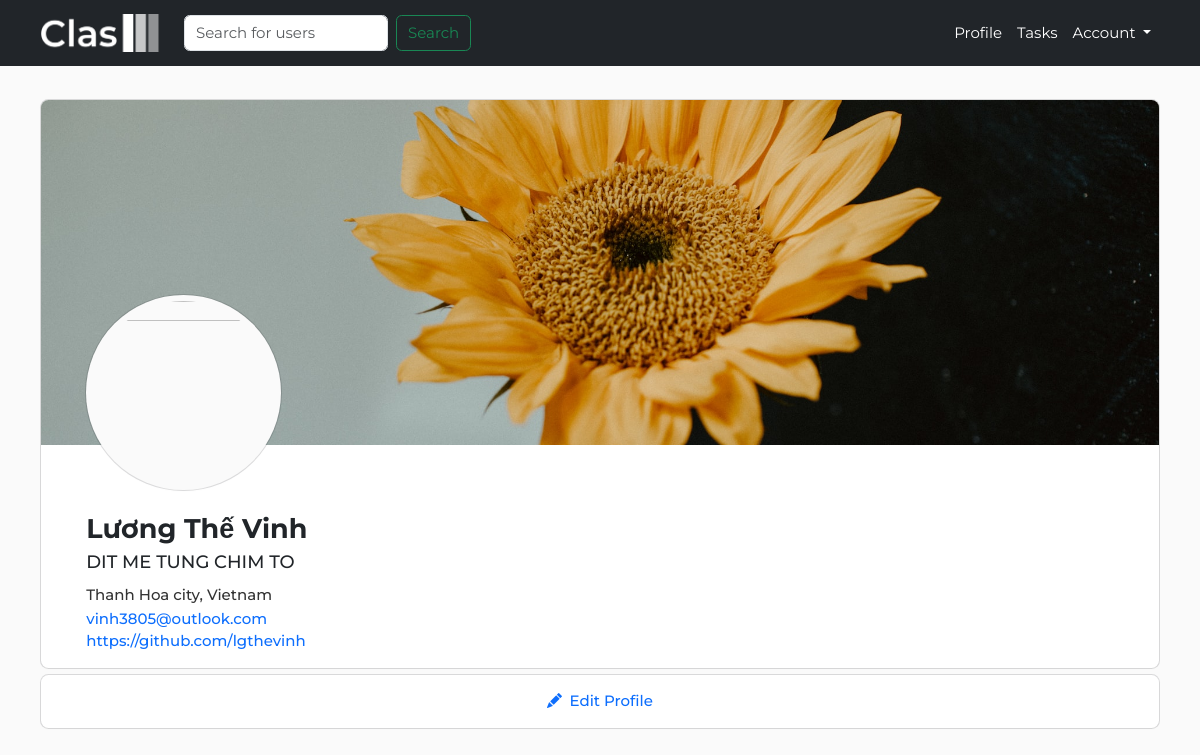
/home/profile (signed in), run on an earlier commit of the app's database.
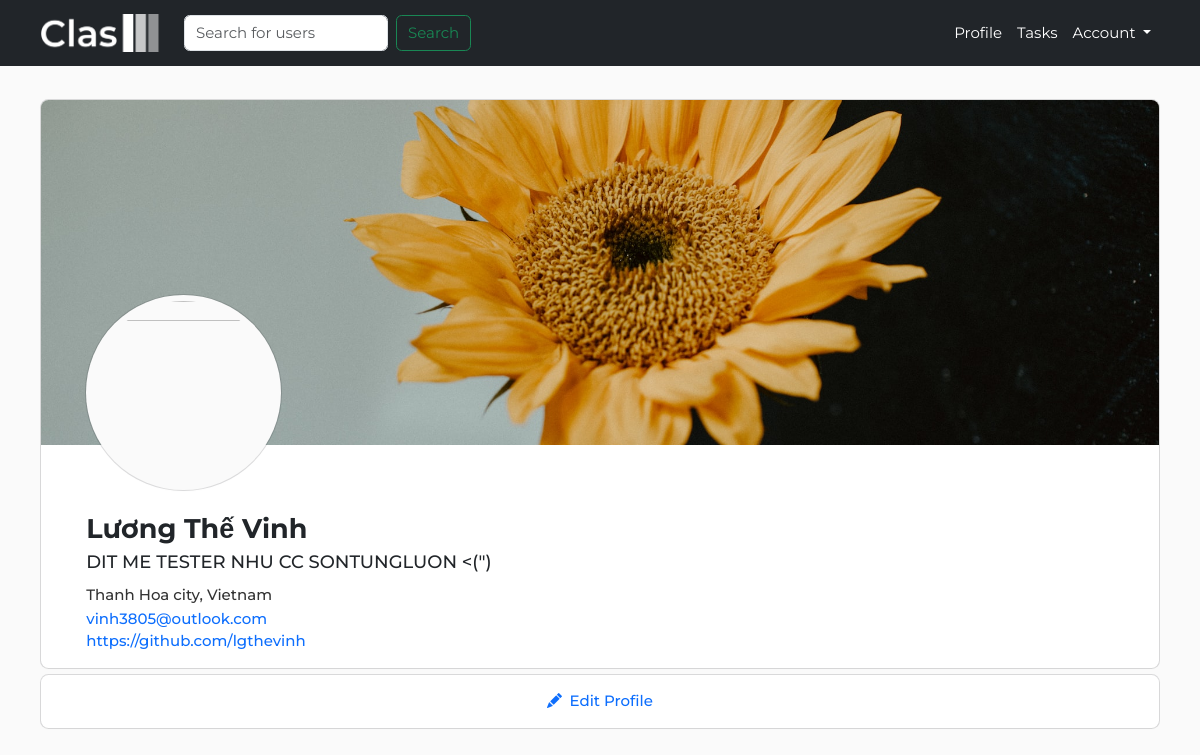
And on a later commit of the database.
### website/models.py (models this page shows)
class User(db.Model, UserMixin):
    id = db.Column(db.Integer, primary_key=True)
    email = db.Column(db.String(150), unique=True, nullable=False)
    password = db.Column(db.String(150), nullable=False)
    date_created = db.Column(db.DateTime(timezone=True), default=func.now())
    tasks = db.relationship('Task')
    fullname = db.Column(db.String(150), nullable=False)
    city = db.Column(db.String(50))
    country = db.Column(db.String(50))
    bio = db.Column(db.String(100))
    url = db.Column(db.String(150))

### website/views.py (the view)
@views.route('/profile')
@login_required
def profile():
    return render_template('profile.html', user=current_user)

### website/__init__.py (called while the page is built)
def create_app():
    app = Flask(__name__)
    app.config['SECRET_KEY']='clas-steam'
    app.config['SQLALCHEMY_DATABASE_URI'] = f'sqlite:///{DB_NAME}'
    from .views import views
    from .auth import auth
    db.init_app(app)
    with app.app_context():
        db.create_all()
    from .models import User
    app.register_blueprint(auth, url_prefix='/')
    app.register_blueprint(views, url_prefix='/home')
    login_manager = LoginManager()
    login_manager.login_view = 'auth.login'
    login_manager.init_app(app)
    @login_manager.user_loader
    def load_user(id):
        return User.query.get(int(id))
    return app

### website/templates/profile.html (shortened to what this page needs)
{% extends 'main.html' %}
{% block meta %}
    <link rel="stylesheet" href="{{ url_for('static', filename='css/profile.css' ) }}">
{% endblock %}
{% block section %}
    <div class="d-flex flex-column w-100">
        <section class="personal-info rounded-3 bg-white box-shadow" style="height: fit-content; width: 100%;">
            <div class="banner w-100" style="height: 23em;">
                <img class="object-fit-cover rounded-top-3" src="{{ url_for('static', filename='images/banner-placeholder.jpg' ) }}" alt="" style="width: 100%; height: 100%;">
            </div>
            <div class="d-flex flex-column bg-white rounded-bottom-3 mx-lg-5 mx-3 mx-sm-3 py-3">
                <div class="d-flex rounded-circle justify-content-center avatar box-shadow">
                    <img src="https://avatars.githubusercontent.com/u/107859471?v=4" alt="" class="align-self-center avatar-image rounded-circle">
                </div>
                <div class="w-100 info">
                    <div class="name"><p class="space-none"> {{ user.fullname }} </p></div>
                    {% if user.bio %}
                    <div class="bio"><p class="space-none">{{ user.bio }}</p></div>
                    {% endif %}
                    {% if user.city or user.country %}
                    <div class="city-country"><p class="space-none">
                        {% if user.city %}
                        {{ user.city }} city,
                        {% endif %}
                        {% if user.country %}
                        {{ user.country }}
                        {% endif %}
                        </p>
                    </div>
                    {% endif %}
                    <div class="email"><a class="space-none text-primary" href="mailto:{{ user.email }}">{{ user.email }}</a></div>
                    {% if user.url %}
                    <div class="website"><a class="space-none text-primary" href="{{ user.url }}">{{ user.url }}</a></div>
                    {% endif %}
                </div>
            </div>
        </section>
        <button type="button" class="d-flex align-content-center justify-content-center w-100 rounded-3 py-3 my-2 box-shadow edit-profile text-primary" data-bs-toggle="modal" data-bs-target="#exampleModal">
            <i class="bi bi-pencil-fill me-2 fs-6"></i> Edit Profile
        </button>
    </div>
{% endblock %}

### website/templates/main.html (shortened to what this page needs)
{% extends 'base.html' %}
{% block head %}
    <link rel="stylesheet" href="{{ url_for('static', filename='css/main.css' ) }}">
    {% block meta %}{% endblock %}
{% endblock %}
{% block body %}
    <nav class="navbar navbar-expand-lg bg-dark fixed-top">
        <div class="container-lg">
            <a class="navbar-brand" href="/">
                <img src="{{ url_for('static', filename='images/logo-no-background.png' )}}" alt="" width="120">
            </a>
            <div class="collapse navbar-collapse" id="navbarSupportedContent">
                <form class="search-form d-flex mx-2 my-2" role="search">
                    <input class="search-input form-control me-2" type="search" placeholder="Search for users" aria-label="Search">
                    <button class="search-button btn btn-outline-success" type="submit">Search</button>
                </form>
                <ul class="navbar-nav ms-auto mb-2 mb-lg-0">
                    <li class="nav-item">
                        <a class="nav-link active text-white" aria-current="page" href="/home/profile">Profile</a>
                    </li>
                    <li class="nav-item">
                        <a class="nav-link text-white" href="/home/tasks">Tasks</a>
                    </li>
                    <li class="nav-item dropdown">
                        <a class="nav-link dropdown-toggle text-white" href="#" role="button" data-bs-toggle="dropdown" aria-expanded="false">
                        Account
                        </a>
                    </li>
                </ul>
            </div>
        </div>
    </nav>
    <section class="container-lg" style="width: 100%; height: 500px; margin-top: 100px;">
        {% block section %}
        {% endblock %}
    </section>
{% endblock %}

### website/templates/base.html (shortened to what this page needs)
<!DOCTYPE html>
<html lang="en">
<head>
    <link rel="stylesheet" type="text/css" href="{{ url_for('static', filename='css/base.css' )}}">
    <link rel="stylesheet" href="https://cdn.jsdelivr.net/npm/bootstrap-icons@1.10.3/font/bootstrap-icons.css">
    <link href="https://cdn.jsdelivr.net/npm/bootstrap@5.3.0-alpha1/dist/css/bootstrap.min.css" rel="stylesheet">
    {% block head %}{% endblock %}
</head>
    <body>
    {% block body %}{% endblock %}
    </body>
</html>

### website/static/css/base.css (style rules this page uses)
:root { --main-purple: #6936F5; --background: #fafafa; }
* { font-family: 'Montserrat', sans-serif, 'Anybody'; -webkit-tap-highlight-color: transparent; scroll-behavior: smooth; }
html, body { width: 100%; }
body { margin: 0; padding: 0; }
.box-shadow { box-shadow: rgba(0, 0, 0, 0.02) 0px 1px 3px 0px, rgba(27, 31, 35, 0.15) 0px 0px 0px 1px; }
@media (min-width:320px) { html { font-size: 10px; } }
@media (min-width:480px) { html { font-size: 13px; } }
@media (min-width:600px) { html { font-size: 13px; } }
@media (min-width:801px) { html { font-size: 15px; } }
@media (min-width:1025px) { html { font-size: 15px; } }

### website/static/css/main.css (style rules this page uses)
body { background-color: var(--background); }

### website/static/css/profile.css (style rules this page uses)
.avatar { width: 13em; aspect-ratio: 1/1; margin-top: -11em; background-color: #fafafa; }
.avatar-image { width: 94%; aspect-ratio: 1/1; object-fit: contain; }
.name { margin-top: 0.7em; margin-bottom: 0em; font-size: 1.8em; font-weight: 650; }
.bio { font-size: 1.2em; font-weight: 450; margin-top: 0; }
.city-country { margin-top: 0.5em; font-size: 1em; font-weight: 450; color: #333333; }
.email { margin-top: 0.1em; }
.website a, .email a { margin-bottom: 0; font-size: 1em; font-weight: 450; font-size: 1; text-decoration: none; }
.space-none { margin: 0; padding: 0; }
.edit-profile { text-align: center; font-size: 1em; font-weight: 450; text-decoration: none; background-color: #FFFFFF; transition: 0.2s; border: 0; }

What changed in the data, as far as the page shows it:
changed User "Lương Thế Vinh": bio "DIT ME TUNG CHIM TO" → "DIT ME TESTER NHU CC SONTUNGLUON <(\")"
